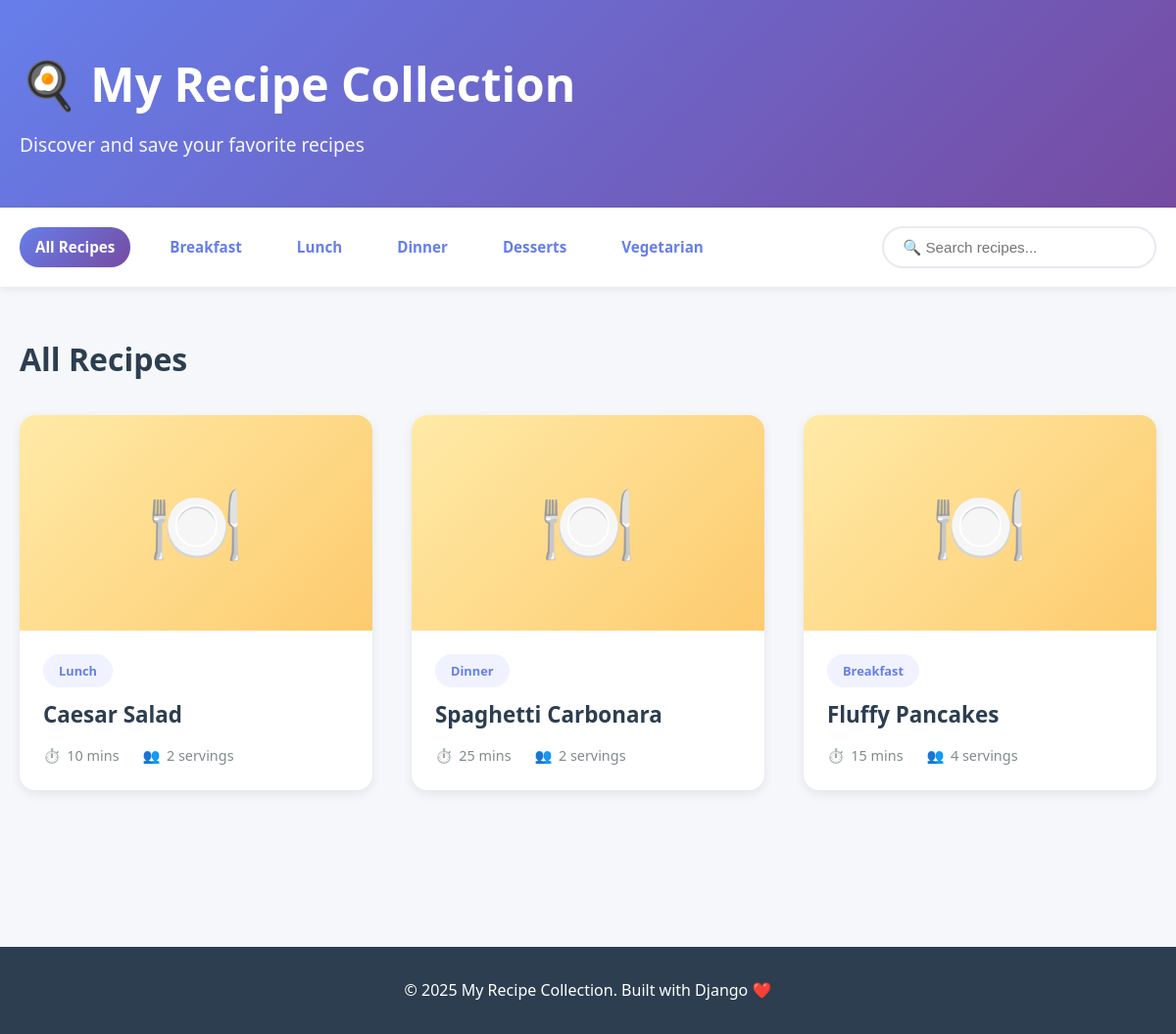
The page / on the database its author committed.
### recipes/models.py (models this page shows, shortened)
class Recipe(models.Model):
    CATEGORY_CHOICES = [
        ('breakfast', 'Breakfast'),
        ('lunch', 'Lunch'),
        ('dinner', 'Dinner'),
        ('desserts', 'Desserts'),
        ('vegetarian', 'Vegetarian'),
    ]
    title = models.CharField(max_length=200)
    category = models.CharField(max_length=20, choices=CATEGORY_CHOICES)
    cooking_time = models.IntegerField(help_text="Time in minutes")
    servings = models.IntegerField()
    ingredients = models.TextField(help_text="Enter each ingredient on a new line")
    instructions = models.TextField(help_text="Enter cooking instructions, one step per line")
    emoji = models.CharField(max_length=10, default="🍽️", help_text="Emoji for the recipe")
    created_at = models.DateTimeField(auto_now_add=True)
    class Meta:
        ordering = ['-created_at']

### recipes/views.py (the view)
# urls.py: path('', views.recipe_list, name='recipe_list'),
def recipe_list(request):
    category = request.GET.get('category')
    search = request.GET.get('search')
    recipes = Recipe.objects.all()
    if category:
        recipes = recipes.filter(category=category)
    if search:
        recipes = recipes.filter(title__icontains=search)
    context = {
        'recipes': recipes,
        'selected_category': category,
        'search_query': search,
    }
    return render(request, 'recipes/recipe_list.html', context)

### recipes/templates/recipes/recipe_list.html (shortened to what this page needs)
{% extends 'recipes/base.html' %}
{% block content %}
<div class="container">
    {% if selected_category %}
        <h2 class="section-title">{{ selected_category|title }} Recipes</h2>
    {% elif search_query %}
        <h2 class="section-title">Search Results for "{{ search_query }}"</h2>
    {% else %}
        <h2 class="section-title">All Recipes</h2>
    {% endif %}
    {% if recipes %}
        <div class="recipe-grid">
            {% for recipe in recipes %}
                <a href="{% url 'recipes:recipe_detail' recipe.pk %}" class="recipe-card">
                    <div class="recipe-image">
                        {{ recipe.emoji }}
                    </div>
                    <div class="recipe-content">
                        <span class="recipe-category">{{ recipe.category }}</span>
                        <h3 class="recipe-title">{{ recipe.title }}</h3>
                        <div class="recipe-meta">
                            <div class="meta-item">
                                <span>⏱️</span>
                                <span>{{ recipe.cooking_time }} mins</span>
                            </div>
                            <div class="meta-item">
                                <span>👥</span>
                                <span>{{ recipe.servings }} serving{% if recipe.servings != 1 %}s{% endif %}</span>
                            </div>
                        </div>
                    </div>
                </a>
            {% endfor %}
        </div>
    {% else %}
        <div class="no-recipes">
            <h3>No recipes found</h3>
            <p>Try searching for something else or browse all recipes.</p>
        </div>
    {% endif %}
</div>
{% endblock %}

### recipes/templates/recipes/base.html (shortened to what this page needs)
<!DOCTYPE html>
<html lang="en">
<head>
</head>
<body>
    <header>
        <div class="container">
            <h1>🍳 My Recipe Collection</h1>
            <p class="tagline">Discover and save your favorite recipes</p>
        </div>
    </header>
    <nav>
        <div class="container nav-content">
            <div class="categories">
                <a href="{% url 'recipes:recipe_list' %}" class="category-link {% if not selected_category %}active{% endif %}">All Recipes</a>
                <a href="?category=breakfast" class="category-link {% if selected_category == 'breakfast' %}active{% endif %}">Breakfast</a>
                <a href="?category=lunch" class="category-link {% if selected_category == 'lunch' %}active{% endif %}">Lunch</a>
                <a href="?category=dinner" class="category-link {% if selected_category == 'dinner' %}active{% endif %}">Dinner</a>
                <a href="?category=desserts" class="category-link {% if selected_category == 'desserts' %}active{% endif %}">Desserts</a>
                <a href="?category=vegetarian" class="category-link {% if selected_category == 'vegetarian' %}active{% endif %}">Vegetarian</a>
            </div>
            <div class="search-box">
                <form method="get" action="{% url 'recipes:recipe_list' %}" class="search-form">
                    <input type="text" name="search" class="search-bar" placeholder="🔍 Search recipes..." value="{{ search_query|default:'' }}">
                </form>
            </div>
        </div>
    </nav>
    <main>
        {% block content %}{% endblock %}
    </main>
    <footer>
        <div class="container">
            <p>&copy; 2025 My Recipe Collection. Built with Django ❤️</p>
        </div>
    </footer>
</body>
</html>

### recipes/templates/recipes/base.html (style rules this page uses)
* { margin: 0; padding: 0; box-sizing: border-box; }
body { font-family: 'Segoe UI', Tahoma, Geneva, Verdana, sans-serif; background-color: #f5f7fa; color: #333; line-height: 1.6; }
header { background: linear-gradient(135deg, #667eea 0%, #764ba2 100%); color: white; padding: 3rem 0; box-shadow: 0 4px 20px rgba(0,0,0,0.1); }
.container { max-width: 1200px; margin: 0 auto; padding: 0 20px; }
h1 { font-size: 3rem; margin-bottom: 0.5rem; font-weight: 700; }
.tagline { font-size: 1.2rem; opacity: 0.95; font-weight: 300; }
nav { background: white; padding: 1.2rem 0; box-shadow: 0 2px 8px rgba(0,0,0,0.08); position: sticky; top: 0; z-index: 100; }
.nav-content { display: flex; justify-content: space-between; align-items: center; flex-wrap: wrap; gap: 1.5rem; }
.categories { display: flex; gap: 1.5rem; flex-wrap: wrap; }
.category-link { color: #667eea; text-decoration: none; font-weight: 600; font-size: 0.95rem; transition: all 0.3s; padding: 0.5rem 1rem; border-radius: 20px; }
.category-link.active { background: linear-gradient(135deg, #667eea 0%, #764ba2 100%); color: white; }
.search-box { position: relative; }
.search-form { display: flex; }
.search-bar { padding: 0.7rem 1.2rem; border: 2px solid #e8eaf0; border-radius: 30px; width: 280px; font-size: 0.95rem; transition: all 0.3s; }
main { padding: 3rem 0; min-height: 60vh; }
footer { background: #2c3e50; color: white; text-align: center; padding: 2rem 0; margin-top: 4rem; }
footer p { margin: 0; }

### recipes/templates/recipes/recipe_list.html (style rules this page uses)
.section-title { font-size: 2rem; margin-bottom: 2rem; color: #2c3e50; font-weight: 700; }
.recipe-grid { display: grid; grid-template-columns: repeat(auto-fill, minmax(300px, 1fr)); gap: 2.5rem; margin-bottom: 3rem; }
.recipe-card { background: white; border-radius: 16px; overflow: hidden; box-shadow: 0 4px 12px rgba(0,0,0,0.08); transition: all 0.3s ease; text-decoration: none; color: inherit; display: block; }
.recipe-image { width: 100%; height: 220px; display: flex; align-items: center; justify-content: center; font-size: 5rem; background: linear-gradient(135deg, #ffeaa7 0%, #fdcb6e 100%); }
.recipe-content { padding: 1.5rem; }
.recipe-category { display: inline-block; background: #f0f3ff; color: #667eea; padding: 0.4rem 1rem; border-radius: 20px; font-size: 0.8rem; font-weight: 600; margin-bottom: 0.8rem; text-transform: capitalize; }
.recipe-title { font-size: 1.4rem; font-weight: 700; color: #2c3e50; margin-bottom: 0.8rem; line-height: 1.3; }
.recipe-meta { display: flex; gap: 1.5rem; color: #7f8c8d; font-size: 0.9rem; margin-top: 1rem; }
.meta-item { display: flex; align-items: center; gap: 0.4rem; }

### rows shown on the page
Recipe: emoji "🍽️", category "Lunch", title "Caesar Salad", cooking_time "10", servings "2"
Recipe: emoji "🍽️", category "Dinner", title "Spaghetti Carbonara", cooking_time "25", servings "2"
Recipe: emoji "🍽️", category "Breakfast", title "Fluffy Pancakes", cooking_time "15", servings "4"
